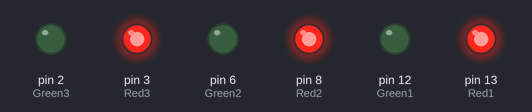
A sketch run on a simulated Arduino Uno, built with avr-gcc and run on an emulated ATmega328P. Parts: output pins drawn as LEDs (lit = HIGH).

Above: at 0.5 s.
At 2.7 s:
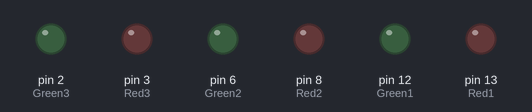
At 5.0 s:
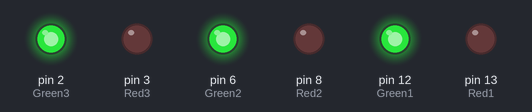
Timing chart, 0 to 6.9 s (numbered marks = the images above):
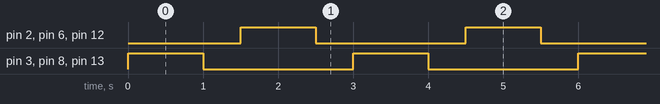

Measured:
- by itself, pin 2 (Green3), pin 3 (Red3), pin 6 (Green2), pin 8 (Red2), pin 12 (Green1), pin 13 (Red1): alternates HIGH for 1.0 s and LOW for 2.0 s
- by itself, everything shown: repeats every 3.0 s, in 4 steps

The sketch:

lab_assignment_blinking_light.ino
```cpp
int Red1 = 13;
int Green1 = 12;
int Red2 = 8;
int Green2 = 6;
int Red3 = 3;
int Green3 = 2;
void setup()
{
  pinMode(Red1, OUTPUT);
  pinMode(Green1, OUTPUT);
  pinMode(Red2, OUTPUT);
  pinMode(Green2, OUTPUT);
  pinMode(Red3, OUTPUT);
  pinMode(Green3, OUTPUT);
}

void loop()
{
  digitalWrite(Red1, HIGH);
  digitalWrite(Red2, HIGH);
  digitalWrite(Red3, HIGH);
  delay(1000);

  digitalWrite(Red1, LOW);
  digitalWrite(Red2, LOW);
  digitalWrite(Red3, LOW);
  delay(500);

  digitalWrite(Green1, HIGH);
  digitalWrite(Green2, HIGH);
  digitalWrite(Green3, HIGH);
  delay(1000);

  digitalWrite(Green1, LOW);
  digitalWrite(Green2, LOW);
  digitalWrite(Green3, LOW);
  delay(500);
}
```
